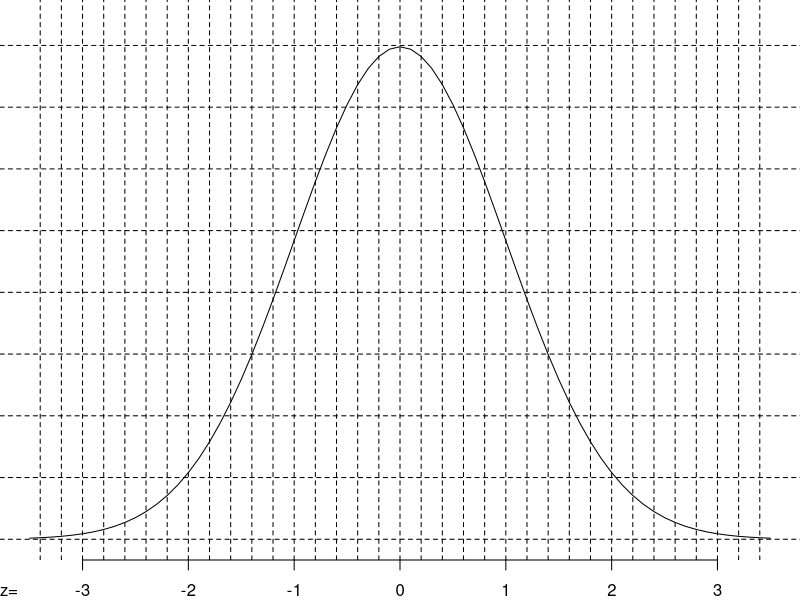
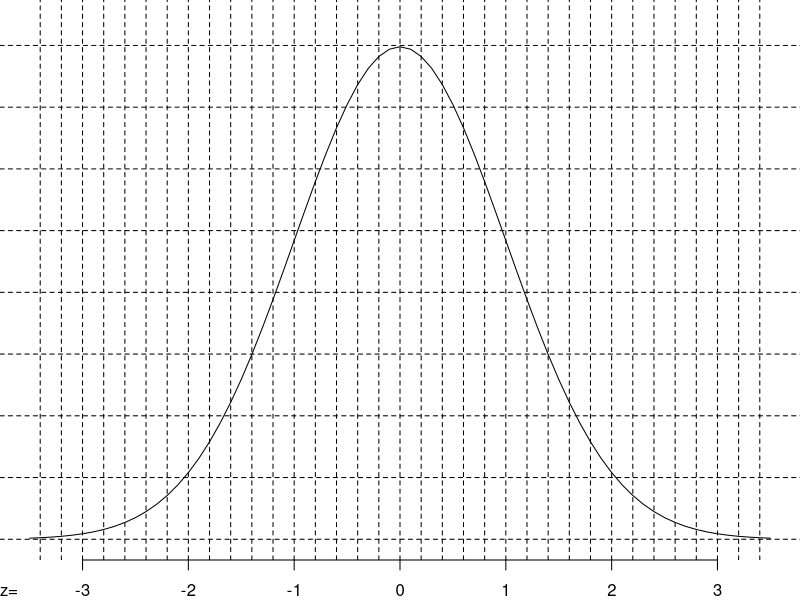
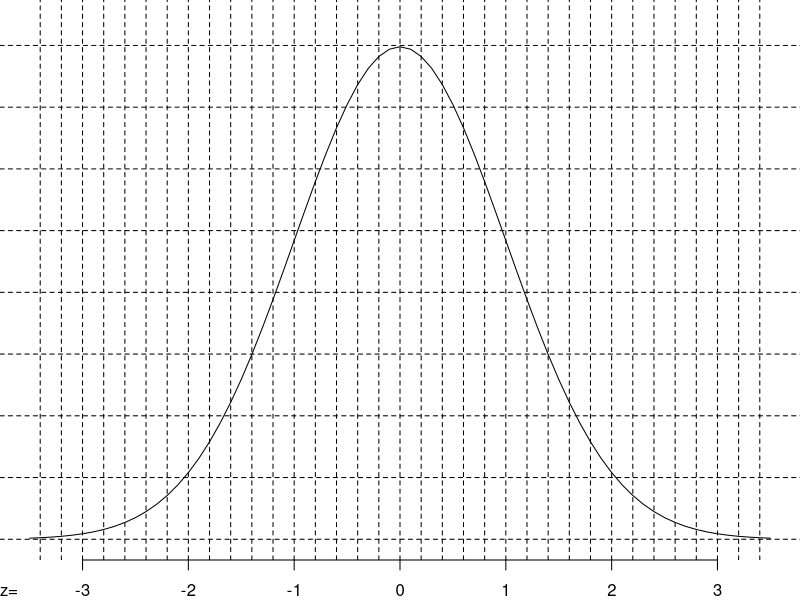
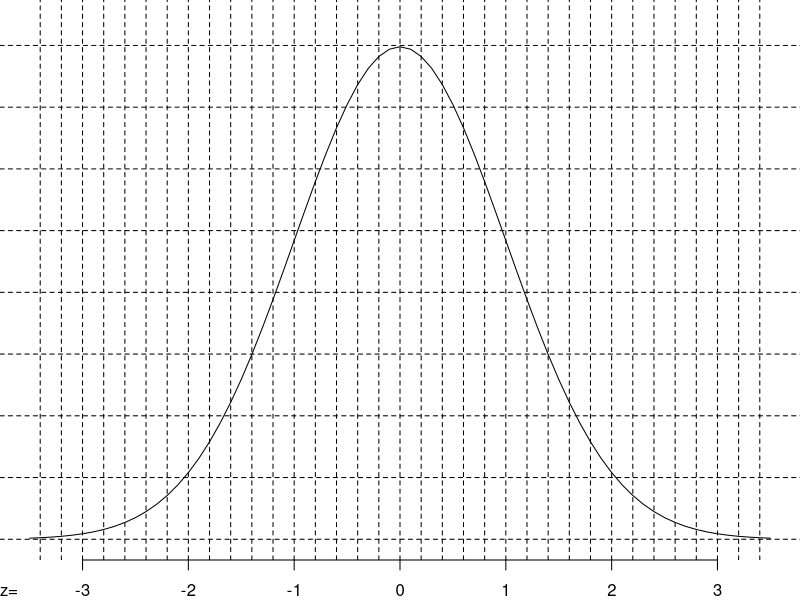
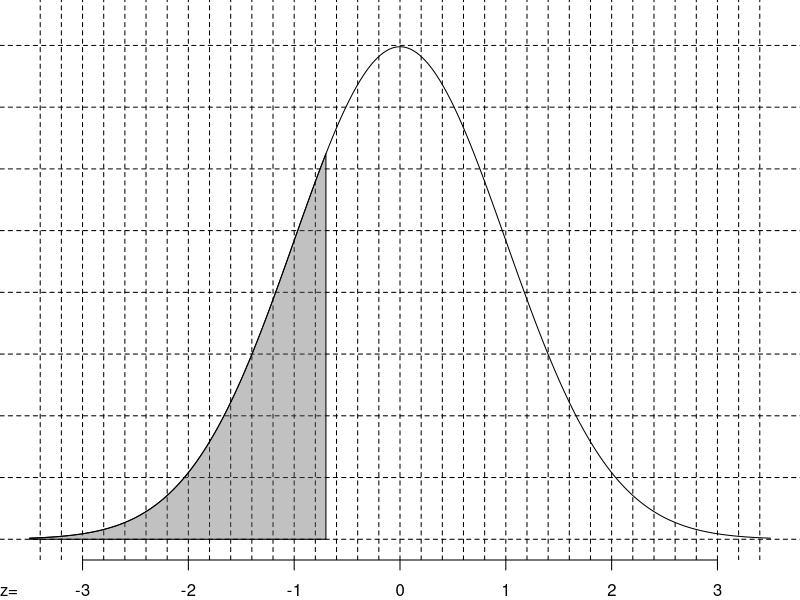
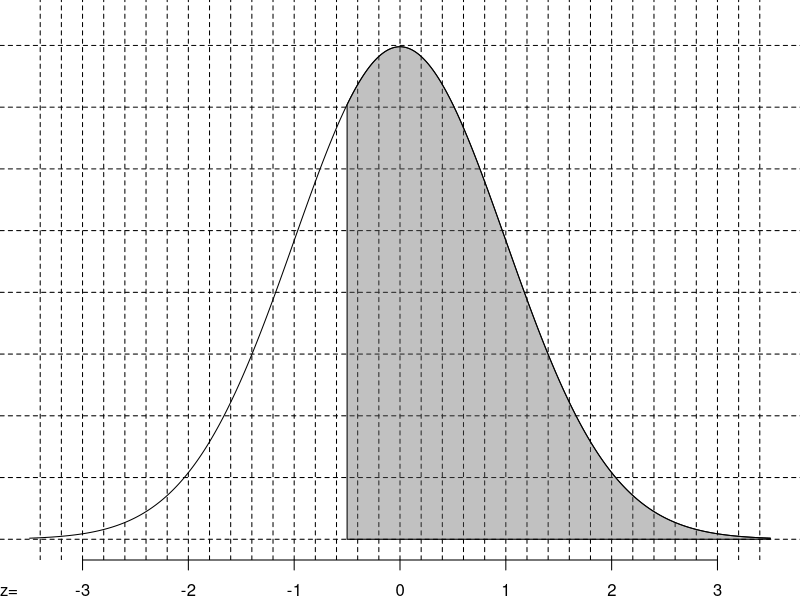
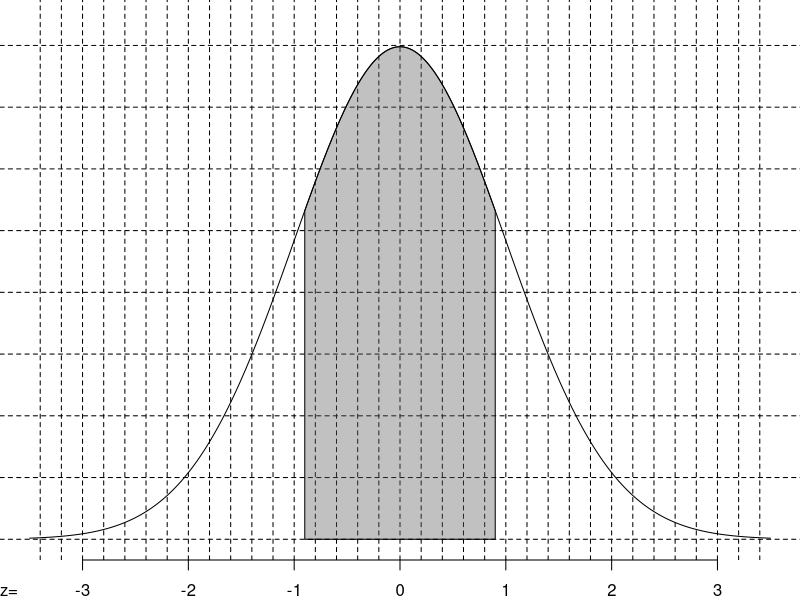
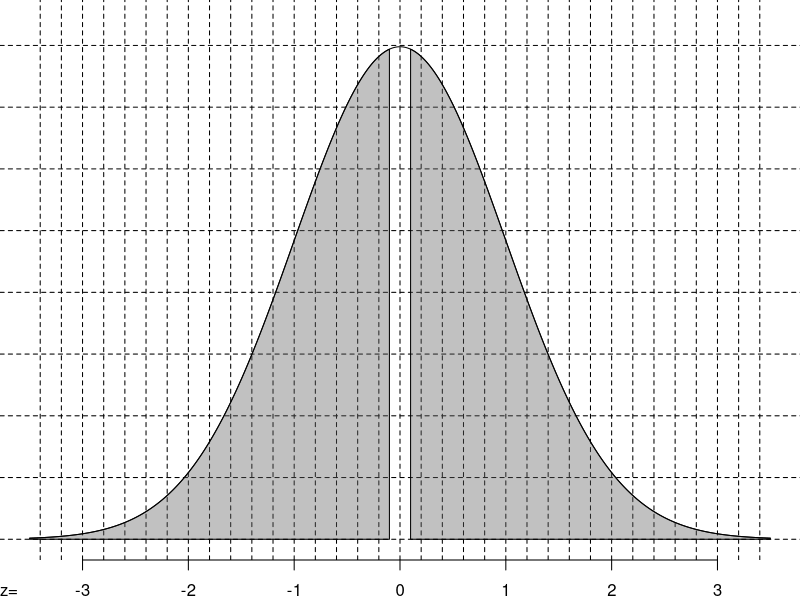

These charts were generated, in order, by the following R code:
## ---- chunk 1
mu = sample(46:120,1)
sig = sample(3:(mu%/%3),1)
p1 = round(runif(1,0.02,0.98),3)
p2 = round(runif(1,0.02,0.98),3)
p3 = round(runif(1,0.52,0.98),3)
p4 = round(runif(1,0.52,0.98),3)
p = c(p1,p2,p3,p4)

z = round(qnorm(p),1)
p = round(pnorm(z),4)
P1 = p[1]
P2 = 1-p[2]
P3 = p[3]*2-1
P4 = (1-p[4])*2
P = c(P1,P2,P3,P4)
x = signif(mu+z*sig,3)
a = x-mu
## ---- chunk 2
par(mar=c(2,0,0,0))
plot(0,0,type="n",xlim=c(-3.5,3.5),ylim=c(0,0.42),ann=F,axes=F)
axis(1,-3:3)
mtext("z=",1,1,adj = 0)
lines(-35:35/10,dnorm(-35:35/10))
for(xx in seq(-3.4,3.4,by=0.2)){
  abline(v = xx,lty=2)
}
for(yy in seq(0,0.4,by=0.05)){
  abline(h=yy,lty=2)
}
## ---- chunk 3
par(mar=c(2,0,0,0))
plot(0,0,type="n",xlim=c(-3.5,3.5),ylim=c(0,0.42),ann=F,axes=F)
axis(1,-3:3)
mtext("z=",1,1,adj = 0)
lines(-35:35/10,dnorm(-35:35/10))
for(xx in seq(-3.4,3.4,by=0.2)){
  abline(v = xx,lty=2)
}
for(yy in seq(0,0.4,by=0.05)){
  abline(h=yy,lty=2)
}
## ---- chunk 4
par(mar=c(2,0,0,0))
plot(0,0,type="n",xlim=c(-3.5,3.5),ylim=c(0,0.42),ann=F,axes=F)
axis(1,-3:3)
mtext("z=",1,1,adj = 0)
lines(-35:35/10,dnorm(-35:35/10))
for(xx in seq(-3.4,3.4,by=0.2)){
  abline(v = xx,lty=2)
}
for(yy in seq(0,0.4,by=0.05)){
  abline(h=yy,lty=2)
}
## ---- chunk 5
par(mar=c(2,0,0,0))
plot(0,0,type="n",xlim=c(-3.5,3.5),ylim=c(0,0.42),ann=F,axes=F)
axis(1,-3:3)
mtext("z=",1,1,adj = 0)
lines(-35:35/10,dnorm(-35:35/10))
for(xx in seq(-3.4,3.4,by=0.2)){
  abline(v = xx,lty=2)
}
for(yy in seq(0,0.4,by=0.05)){
  abline(h=yy,lty=2)
}
## ---- chunk 6
par(mar=c(2,0,0,0))
plot(0,0,type="n",xlim=c(-3.5,3.5),ylim=c(0,0.42),ann=F,axes=F)
axis(1,-3:3)
mtext("z=",1,1,adj = 0)
Z = -350:350/100
lines(Z,dnorm(Z))
for(xx in seq(-3.4,3.4,by=0.2)){
  abline(v = xx,lty=2)
}
for(yy in seq(0,0.4,by=0.05)){
  abline(h=yy,lty=2)
}
polygon(c(Z[Z<=z[1]],z[1],-3.5),c(dnorm(Z[Z<=z[1]]),0,0),col=rgb(0.4,0.4,0.4,0.4))
## ---- chunk 7
par(mar=c(2,0,0,0))
plot(0,0,type="n",xlim=c(-3.5,3.5),ylim=c(0,0.42),ann=F,axes=F)
axis(1,-3:3)
mtext("z=",1,1,adj = 0)
Z = -350:350/100
lines(Z,dnorm(Z))
for(xx in seq(-3.4,3.4,by=0.2)){
  abline(v = xx,lty=2)
}
for(yy in seq(0,0.4,by=0.05)){
  abline(h=yy,lty=2)
}
polygon(c(Z[Z>=z[2]],3.5,z[2]),c(dnorm(Z[Z>=z[2]]),0,0),col=rgb(0.4,0.4,0.4,0.4))
## ---- chunk 8
par(mar=c(2,0,0,0))
plot(0,0,type="n",xlim=c(-3.5,3.5),ylim=c(0,0.42),ann=F,axes=F)
axis(1,-3:3)
mtext("z=",1,1,adj = 0)
Z = -350:350/100
lines(Z,dnorm(Z))
for(xx in seq(-3.4,3.4,by=0.2)){
  abline(v = xx,lty=2)
}
for(yy in seq(0,0.4,by=0.05)){
  abline(h=yy,lty=2)
}
polygon(c(Z[Z>=-z[3] & Z<=z[3]],z[3],-z[3]),c(dnorm(Z[Z>=-z[3] & Z<=z[3]]),0,0),col=rgb(0.4,0.4,0.4,0.4))
## ---- chunk 9
par(mar=c(2,0,0,0))
plot(0,0,type="n",xlim=c(-3.5,3.5),ylim=c(0,0.42),ann=F,axes=F)
axis(1,-3:3)
mtext("z=",1,1,adj = 0)
Z = -350:350/100
lines(Z,dnorm(Z))
for(xx in seq(-3.4,3.4,by=0.2)){
  abline(v = xx,lty=2)
}
for(yy in seq(0,0.4,by=0.05)){
  abline(h=yy,lty=2)
}
polygon(c(Z[Z<=-z[4]],-z[4],-3.5),c(dnorm(Z[Z<=-z[4]]),0,0),col=rgb(0.4,0.4,0.4,0.4))
polygon(c(Z[Z>=z[4]],3.5,z[4]),c(dnorm(Z[Z>=z[4]]),0,0),col=rgb(0.4,0.4,0.4,0.4))
